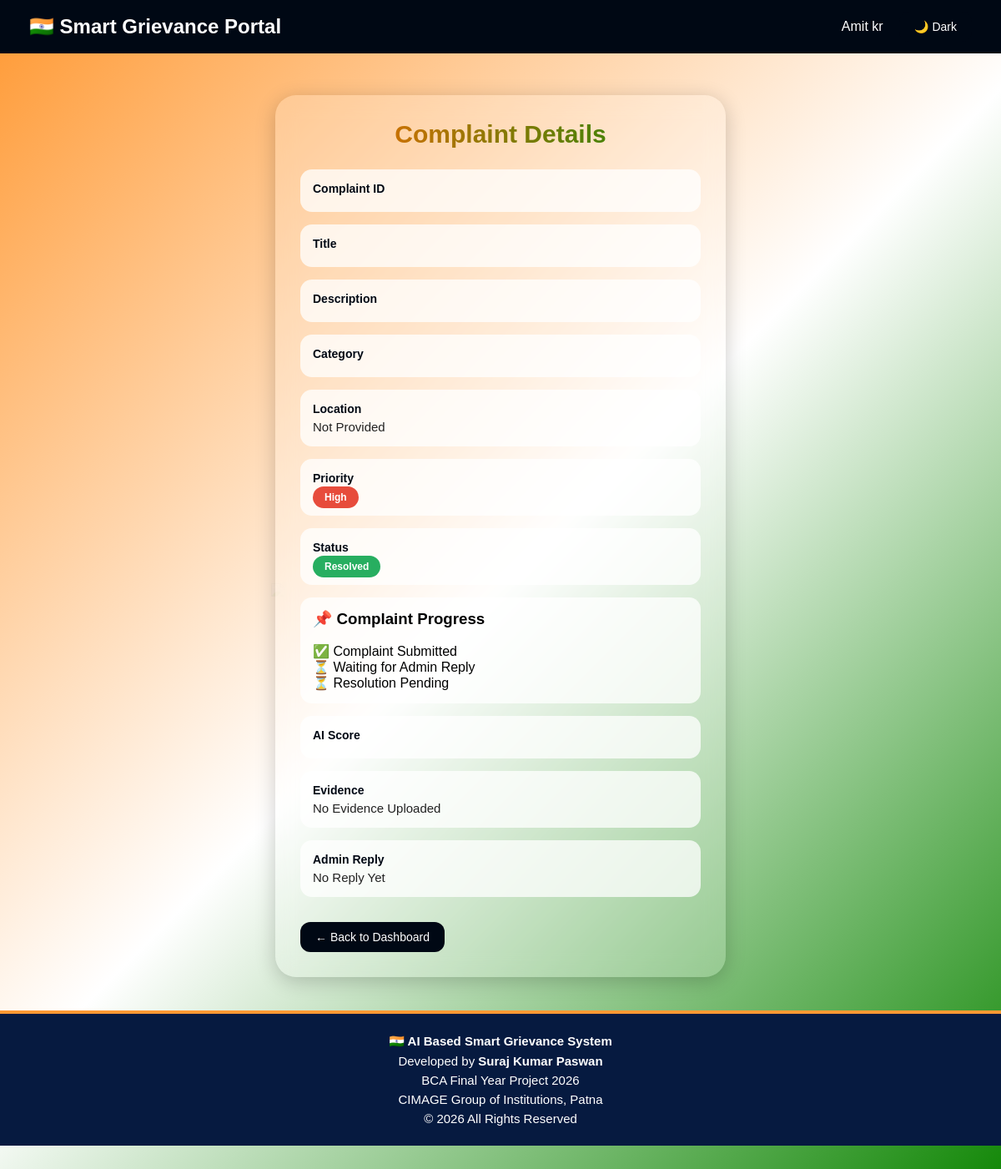
/view/13 (signed in), run on an earlier commit of the app's database.
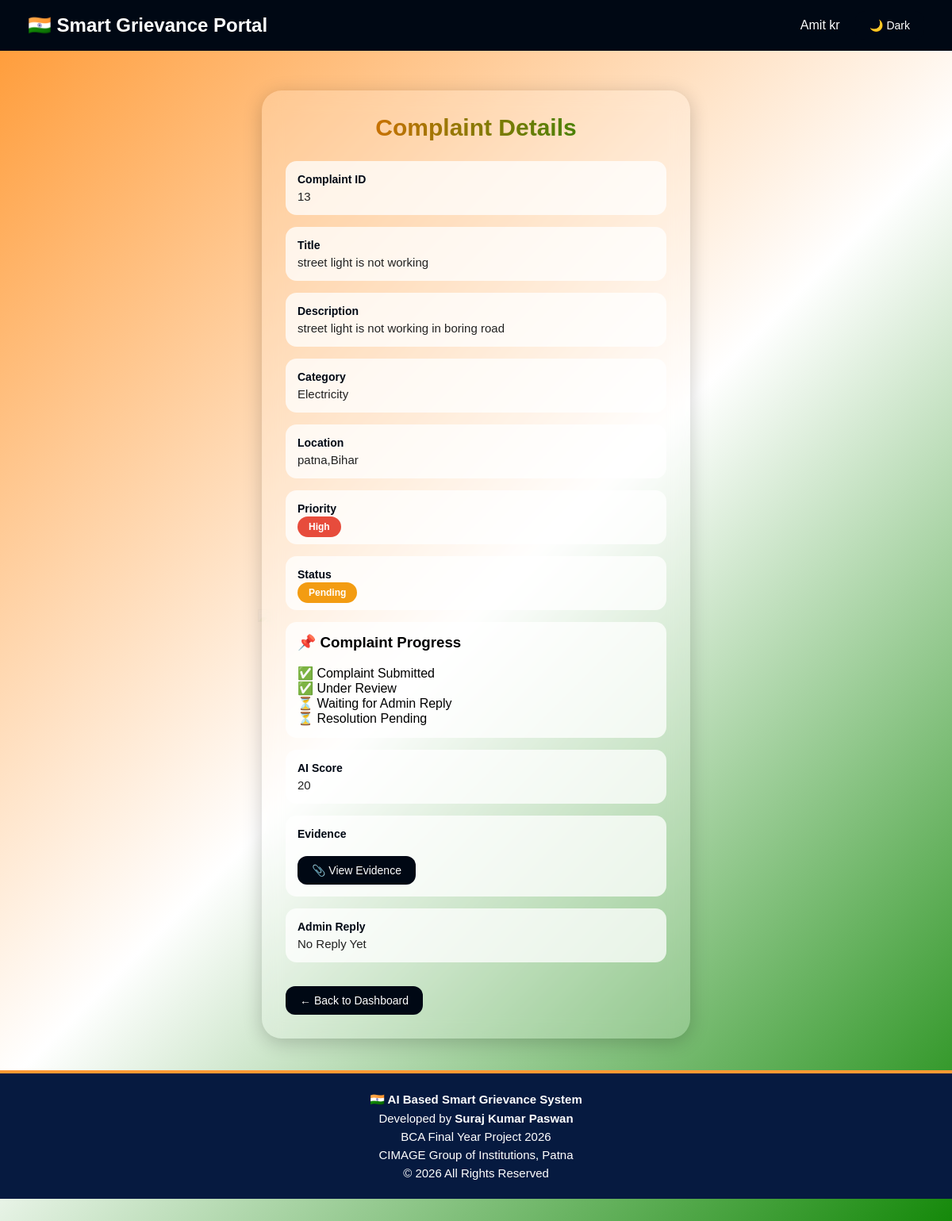
And on a later commit of the database.
### tables this page shows
CREATE TABLE complaints (
            id INTEGER PRIMARY KEY AUTOINCREMENT,
            user_name TEXT NOT NULL,
            title TEXT NOT NULL,
            description TEXT NOT NULL,
            category TEXT NOT NULL,
            priority TEXT DEFAULT 'Medium',
            status TEXT DEFAULT 'Pending',
            ai_score INTEGER DEFAULT 0,
            created_at TEXT DEFAULT CURRENT_TIMESTAMP
        , location TEXT, evidence TEXT, reply TEXT, tracking_id TEXT);

### app.py (the view, shortened to what this page needs)
@app.route("/view/<int:id>", methods=["GET", "POST"])
def view_complaint(id):
    if "user" not in session:
        return redirect(url_for("login"))
    with get_db_connection() as conn:
        complaint = conn.execute(
            "SELECT * FROM complaints WHERE id=?",
            (id,)
        ).fetchone()
    return render_template(
        "view_complaint.html",
        complaint=complaint
    )

### app.py (called while the page is built)
def get_db_connection():
    conn = sqlite3.connect(DATABASE)
    conn.row_factory = sqlite3.Row
    return conn

### templates/view_complaint.html (shortened to what this page needs)
<!DOCTYPE html>
<html lang="en">
<head>
</head>
<body>
<img src="{{ url_for('static', filename='ashoka.png') }}" class="chakra">
<div class="navbar">
<div class="logo">
🇮🇳 Smart Grievance Portal
</div>
<div>
{{ session['user'] }}
<button
id="darkModeBtn"
class="btn"
style="margin-left:15px; margin-top:0;">
🌙 Dark
</button>
</div>
</div>
<div class="container">
<div class="card">
<div class="heading">
Complaint Details
</div>
<div class="detail-box">
<div class="label">Complaint ID</div>
<div class="value">{{ complaint.id }}</div>
</div>
<div class="detail-box">
<div class="label">Title</div>
<div class="value">{{ complaint.title }}</div>
</div>
<div class="detail-box">
<div class="label">Description</div>
<div class="value">{{ complaint.description }}</div>
</div>
<div class="detail-box">
<div class="label">Category</div>
<div class="value">{{ complaint.category }}</div>
</div>
<div class="detail-box">
<div class="label">Location</div>
<div class="value">
{{ complaint.location if complaint.location else "Not Provided" }}
</div>
</div>
<div class="detail-box">
<div class="label">Priority</div>
<div class="value">
{% if complaint.priority == "Low" %}
<span class="badge low">Low</span>
{% elif complaint.priority == "Medium" %}
<span class="badge medium">Medium</span>
{% else %}
<span class="badge high">High</span>
{% endif %}
</div>
</div>
<div class="detail-box">
<div class="label">Status</div>
<div class="value">
{% if complaint.status == "Pending" %}
<span class="badge pending">Pending</span>
{% else %}
<span class="badge resolved">Resolved</span>
{% endif %}
</div>
</div>
<div class="detail-box">
<h3>📌 Complaint Progress</h3>
<br>
<p>✅ Complaint Submitted</p>
{% if complaint.status == "Pending" or complaint.status == "Resolved" %}
<p>✅ Under Review</p>
{% endif %}
{% if complaint.reply %}
<p>✅ Admin Replied</p>
{% else %}
<p>⏳ Waiting for Admin Reply</p>
{% endif %}
{% if complaint.status == "Resolved" %}
<p>✅ Complaint Resolved</p>
{% else %}
<p>⏳ Resolution Pending</p>
{% endif %}
</div>
<div class="detail-box">
<div class="label">AI Score</div>
<div class="value">{{ complaint.ai_score }}</div>
</div>
<div class="detail-box">
<div class="label">Evidence</div>
<div class="value">
{% if complaint.evidence %}
<a
href="{{ url_for('static', filename='uploads/' + complaint.evidence) }}"
target="_blank"
class="btn">
📎 View Evidence
</a>
{% else %}
No Evidence Uploaded
{% endif %}
</div>
</div>
<div class="detail-box">
<div class="label">Admin Reply</div>
<div class="value">
{% if complaint.reply %}
{{ complaint.reply }}
{% else %}
No Reply Yet
{% endif %}
</div>
</div>
<a href="{{ url_for('user_dashboard') }}" class="btn">
← Back to Dashboard
</a>
</div>
</div>
<footer>
<p><strong>🇮🇳 AI Based Smart Grievance System</strong></p>
<p>Developed by <strong>Suraj Kumar Paswan</strong></p>
<p>BCA Final Year Project 2026</p>
<p>CIMAGE Group of Institutions, Patna</p>
<p>© 2026 All Rights Reserved</p>
</footer>
</body>
</html>

What changed in the data, as far as the page shows it:
added complaints: id "13", title "street light is not working", description "street light is not working in boring road", category "Electricity", location "patna,Bihar", ai_score "20"
Also different on the page:
{{ complaint.location if complaint.location else "Not Provided" }}: "Not Provided" → (not shown)
text no longer shown: "Resolved No Evidence Uploaded"
text now shown: "Pending ✅ Under Review 📎 View Evidence"
